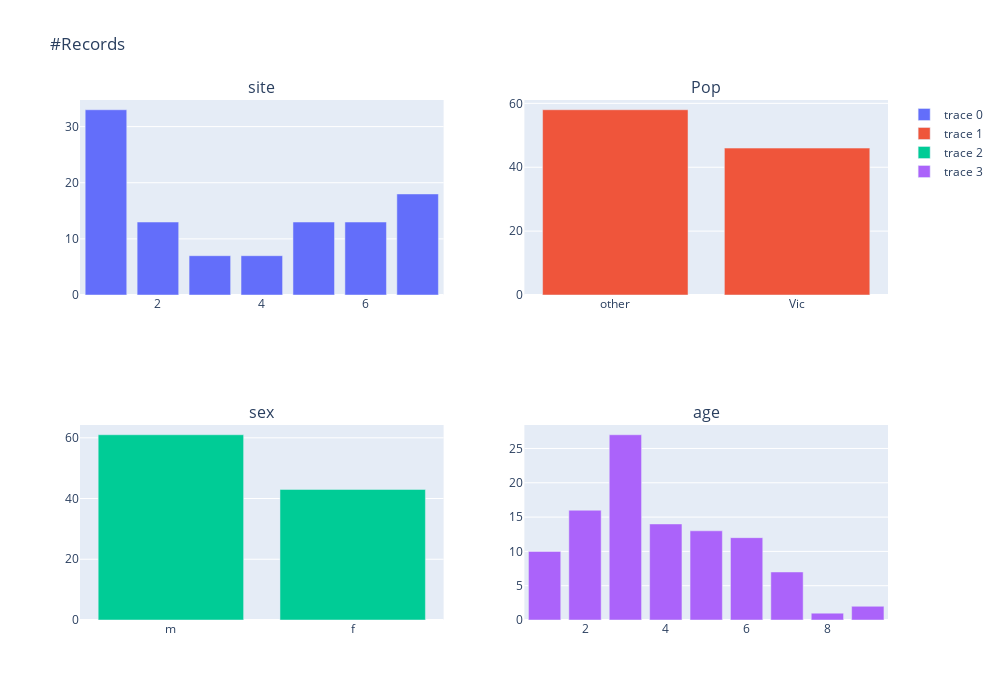

Notebook source saved alongside this figure:
### Markdown cell above
![image.png](attachment:7e322957-c812-4384-a2c8-3ef5538029ae.png)

### Code cell
##  Lets Find basic, info about Our data
for i in df[['site','Pop','sex','age']]:
    exec(f"df_{i} = pd.DataFrame(df[i].value_counts())")
    
    
fig = make_subplots(rows=2, cols=2,
                   subplot_titles=("site", "Pop", "sex", "age"))

fig.add_trace(
    go.Bar(x=df_site.index, y=df_site['site']),
    row=1, col=1
)

fig.add_trace(
    go.Bar(x=df_Pop.index, y=df_Pop['Pop']),
    row=1, col=2
)
fig.add_trace(
    go.Bar(x=df_sex.index, y=df_sex['sex']),
    row=2, col=1
)
fig.add_trace(
    go.Bar(x=df_age.index, y=df_age['age']),
    row=2, col=2
)

fig.update_layout(height=700, width=1000, title_text="#Records")
fig.show()

### Figure 1 — Plotly figure (JSON) as saved in the notebook; plotly's stock layout.template omitted (floating-point values rounded to 4 significant figures)
{"data": [{"x": [1, 7, 2, 5, 6, 3, 4], "y": [33, 18, 13, 13, 13, 7, 7], "type": "bar", "xaxis": "x", "yaxis": "y"}, {"x": ["other", "Vic"], "y": [58, 46], "type": "bar", "xaxis": "x2", "yaxis": "y2"}, {"x": ["m", "f"], "y": [61, 43], "type": "bar", "xaxis": "x3", "yaxis": "y3"}, {"x": [3, 2, 4, 5, 6, 1, 7, 9, 8], "y": [27, 16, 14, 13, 12, 10, 7, 2, 1], "type": "bar", "xaxis": "x4", "yaxis": "y4"}], "layout": {"xaxis": {"anchor": "y", "domain": [0, 0.45], "type": "linear", "range": [0.5, 7.5], "autorange": true}, "yaxis": {"anchor": "x", "domain": [0.625, 1], "type": "linear", "range": [0, 34.74], "autorange": true}, "xaxis2": {"anchor": "y2", "domain": [0.55, 1], "type": "category", "range": [-0.5, 1.5], "autorange": true}, "yaxis2": {"anchor": "x2", "domain": [0.625, 1], "type": "linear", "range": [0, 61.05], "autorange": true}, "xaxis3": {"anchor": "y3", "domain": [0, 0.45], "type": "category", "range": [-0.5, 1.5], "autorange": true}, "yaxis3": {"anchor": "x3", "domain": [0, 0.375], "type": "linear", "range": [0, 64.21], "autorange": true}, "xaxis4": {"anchor": "y4", "domain": [0.55, 1], "type": "linear", "range": [0.5, 9.5], "autorange": true}, "yaxis4": {"anchor": "x4", "domain": [0, 0.375], "type": "linear", "range": [0, 28.42], "autorange": true}, "annotations": [{"font": {"size": 16}, "showarrow": false, "text": "site", "x": 0.225, "xanchor": "center", "xref": "paper", "y": 1, "yanchor": "bottom", "yref": "paper"}, {"font": {"size": 16}, "showarrow": false, "text": "Pop", "x": 0.775, "xanchor": "center", "xref": "paper", "y": 1, "yanchor": "bottom", "yref": "paper"}, {"font": {"size": 16}, "showarrow": false, "text": "sex", "x": 0.225, "xanchor": "center", "xref": "paper", "y": 0.375, "yanchor": "bottom", "yref": "paper"}, {"font": {"size": 16}, "showarrow": false, "text": "age", "x": 0.775, "xanchor": "center", "xref": "paper", "y": 0.375, "yanchor": "bottom", "yref": "paper"}], "title": {"text": "#Records"}, "height": 700, "width": 1000}}
